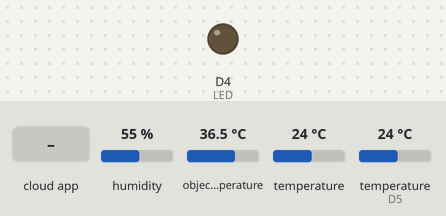
This sketch was run on a simulated ESP8266 (NodeMCU). Parts: output pins drawn as LEDs (lit = HIGH). Inputs (shaded band) come from the test bench; at power-on: humidity 55 %, object temperature 36.5 °C, temperature 24 °C, temperature (sensor on D5) 24 °C. WiFi joins after 1.5 s; servers stay silent unless stated; network time is answered at once with the bench clock; the local clock reads 2024-03-15 10:24:30 at power-on unless the sketch sets it; the Firebase database answers and starts empty; what the sketch prints to the serial monitor is not drawn.

Above: at 2.8 s.
2.9 s: the phone or cloud app sets StatusPenghangat to 1
At 5.7 s:
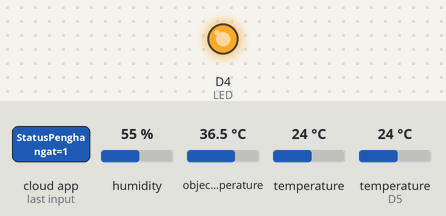
6.3 s: the phone or cloud app sets StatusPenghangat to 0
At 7.6 s:
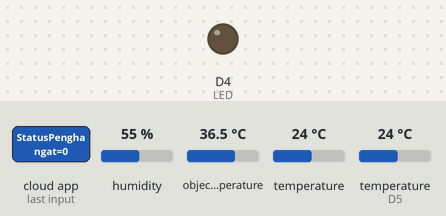
Timing chart, 0 to 9.3 s (numbered marks = the images above; inputs shaded):
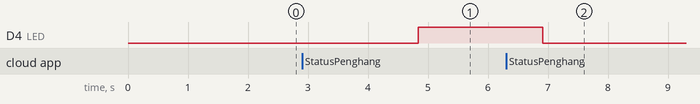

Measured:
- after the input at 2.9 s, D4 (LED): LOW → HIGH after 1.9 s
- after the input at 6.3 s, D4 (LED): HIGH → LOW after 0.61 s

The sketch:

coding_sensor.ino
```cpp
#include <ESP8266WiFi.h>

#include <DHT.h>

#include <NTPClient.h>
#include <WiFiUdp.h>

#include <FirebaseArduino.h>

#include <Wire.h>
#include <Adafruit_MLX90614.h>

// Set these to run example.
#define FIREBASE_HOST "suhu-4b447.firebaseio.com"
#define FIREBASE_AUTH "xjo8HaXBT9DMBgXtn28CKNl8rtgBRD7d8rycB2Bc"
#define WIFI_SSID "@wifi.id"
#define WIFI_PASSWORD "12345678!?"
#define LED D4

//#define DHTPIN 0 //D3 Pin DHT11
#define DHTPIN D5 //Pin DHT11
#define DHTTYPE DHT11
DHT dht(DHTPIN, DHTTYPE);

Adafruit_MLX90614 mlx = Adafruit_MLX90614();


const long utcOffsetInSeconds = 25200;
WiFiUDP ntpUDP;
NTPClient timeClient(ntpUDP, "asia.pool.ntp.org", utcOffsetInSeconds);

void setup() {
  Serial.begin(9600);

  // connect to wifi.
  WiFi.begin(WIFI_SSID, WIFI_PASSWORD);
  Serial.print("connecting");
  while (WiFi.status() != WL_CONNECTED) {
    Serial.print(".");
    delay(500);
  }
  Serial.println();
  Serial.print("connected: ");
  Serial.println(WiFi.localIP());
  Firebase.begin(FIREBASE_HOST, FIREBASE_AUTH);

  Serial.println("Adafruit MLX90614 test");
  mlx.begin();
  dht.begin(); //memulai pembacaan sensor dht11

  pinMode(LED,OUTPUT);
  digitalWrite(LED,0);
  Firebase.setInt("StatusPenghangat",0);

  timeClient.begin();
}

void loop() {
  // set value
  timeClient.update();
  Firebase.setFloat("suhu/suhu_ambient", mlx.readAmbientTempC());
  Firebase.setFloat("suhu/suhu_object", mlx.readObjectTempC());


   float t = dht.readTemperature();
   float h = dht.readHumidity();
   if (isnan(h) || isnan(t)) {                                                // Check if any reads failed and exit early (to try again).
    Serial.println("Failed to read from DHT sensor! Ignoring it! ");

  }else {
  Firebase.setFloat("suhu/suhu_ruang", t);
  Firebase.setFloat("suhu/suhu_kelembaban", h);
  }

  StaticJsonBuffer<200> jsonBuffer;
  JsonObject& root = jsonBuffer.createObject();
  root["waktu"] = timeClient.getFormattedTime() ;
  root["suhu_ambang"] = mlx.readAmbientTempC() ;
  root["suhu_object"] = mlx.readObjectTempC() ;

  String name = Firebase.push("suhu/data_suhu", root);

  Serial.print(Firebase.getInt("StatusPenghangat"));

  if(Firebase.getInt("StatusPenghangat")){
    digitalWrite(LED,HIGH);
  }
  else {
    digitalWrite(LED,LOW);
  }
  delay(1000);
}
```
